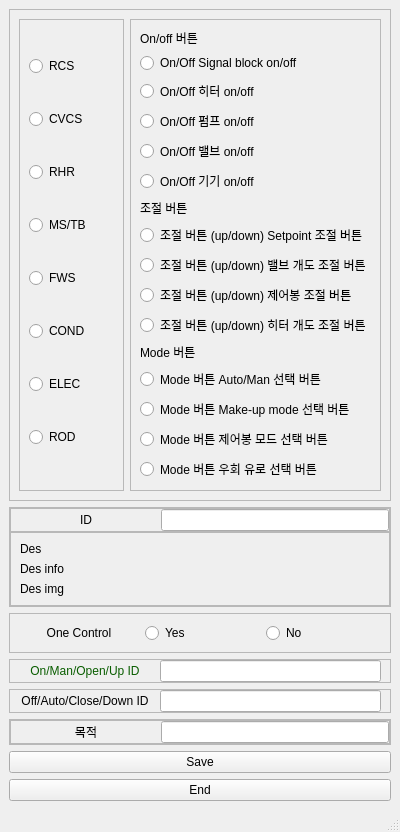
<?xml version="1.0" encoding="UTF-8"?>
<ui version="4.0">
 <class>MainWindow</class>
 <widget class="QMainWindow" name="MainWindow">
  <property name="geometry">
   <rect>
    <x>0</x>
    <y>0</y>
    <width>400</width>
    <height>777</height>
   </rect>
  </property>
  <property name="windowTitle">
   <string>MainWindow</string>
  </property>
  <widget class="QWidget" name="centralwidget">
   <layout class="QVBoxLayout" name="verticalLayout_3">
    <item>
     <widget class="QFrame" name="frame">
      <property name="frameShape">
       <enum>QFrame::StyledPanel</enum>
      </property>
      <property name="frameShadow">
       <enum>QFrame::Raised</enum>
      </property>
      <layout class="QHBoxLayout" name="horizontalLayout_5">
       <item>
        <widget class="QFrame" name="Sys">
         <property name="frameShape">
          <enum>QFrame::StyledPanel</enum>
         </property>
         <property name="frameShadow">
          <enum>QFrame::Raised</enum>
         </property>
         <layout class="QVBoxLayout" name="verticalLayout">
          <item>
           <widget class="QRadioButton" name="SysRCS">
            <property name="text">
             <string>RCS</string>
            </property>
           </widget>
          </item>
          <item>
           <widget class="QRadioButton" name="SysCVCS">
            <property name="text">
             <string>CVCS</string>
            </property>
           </widget>
          </item>
          <item>
           <widget class="QRadioButton" name="SysRHR">
            <property name="text">
             <string>RHR</string>
            </property>
           </widget>
          </item>
          <item>
           <widget class="QRadioButton" name="SysMSTB">
            <property name="text">
             <string>MS/TB</string>
            </property>
           </widget>
          </item>
          <item>
           <widget class="QRadioButton" name="SysFWS">
            <property name="text">
             <string>FWS</string>
            </property>
           </widget>
          </item>
          <item>
           <widget class="QRadioButton" name="SysCOND">
            <property name="text">
             <string>COND</string>
            </property>
           </widget>
          </item>
          <item>
           <widget class="QRadioButton" name="SysELEC">
            <property name="text">
             <string>ELEC</string>
            </property>
           </widget>
          </item>
          <item>
           <widget class="QRadioButton" name="SysROD">
            <property name="text">
             <string>ROD</string>
            </property>
           </widget>
          </item>
         </layout>
        </widget>
       </item>
       <item>
        <widget class="QFrame" name="Type_bu">
         <property name="frameShape">
          <enum>QFrame::StyledPanel</enum>
         </property>
         <property name="frameShadow">
          <enum>QFrame::Raised</enum>
         </property>
         <layout class="QVBoxLayout" name="verticalLayout_2">
          <item>
           <widget class="QLabel" name="Onoff_0">
            <property name="text">
             <string>On/off 버튼</string>
            </property>
           </widget>
          </item>
          <item>
           <widget class="QRadioButton" name="Onoff_1">
            <property name="text">
             <string>On/Off Signal block on/off</string>
            </property>
           </widget>
          </item>
          <item>
           <widget class="QRadioButton" name="Onoff_2">
            <property name="text">
             <string>On/Off 히터 on/off</string>
            </property>
           </widget>
          </item>
          <item>
           <widget class="QRadioButton" name="Onoff_3">
            <property name="text">
             <string>On/Off 펌프 on/off</string>
            </property>
           </widget>
          </item>
          <item>
           <widget class="QRadioButton" name="Onoff_4">
            <property name="text">
             <string>On/Off 밸브 on/off</string>
            </property>
           </widget>
          </item>
          <item>
           <widget class="QRadioButton" name="Onoff_5">
            <property name="text">
             <string>On/Off 기기 on/off</string>
            </property>
           </widget>
          </item>
          <item>
           <widget class="QLabel" name="Ran_0">
            <property name="text">
             <string>조절 버튼</string>
            </property>
           </widget>
          </item>
          <item>
           <widget class="QRadioButton" name="Ran_1">
            <property name="text">
             <string>조절 버튼 (up/down) Setpoint 조절 버튼</string>
            </property>
           </widget>
          </item>
          <item>
           <widget class="QRadioButton" name="Ran_2">
            <property name="text">
             <string>조절 버튼 (up/down) 밸브 개도 조절 버튼</string>
            </property>
           </widget>
          </item>
          <item>
           <widget class="QRadioButton" name="Ran_3">
            <property name="text">
             <string>조절 버튼 (up/down) 제어봉 조절 버튼</string>
            </property>
           </widget>
          </item>
          <item>
           <widget class="QRadioButton" name="Ran_4">
            <property name="text">
             <string>조절 버튼 (up/down) 히터 개도 조절 버튼</string>
            </property>
           </widget>
          </item>
          <item>
           <widget class="QLabel" name="Mode_0">
            <property name="text">
             <string>Mode 버튼</string>
            </property>
           </widget>
          </item>
          <item>
           <widget class="QRadioButton" name="Mode_1">
            <property name="text">
             <string>Mode 버튼 Auto/Man 선택 버튼</string>
            </property>
           </widget>
          </item>
          <item>
           <widget class="QRadioButton" name="Mode_2">
            <property name="text">
             <string>Mode 버튼 Make-up mode 선택 버튼</string>
            </property>
           </widget>
          </item>
          <item>
           <widget class="QRadioButton" name="Mode_3">
            <property name="text">
             <string>Mode 버튼 제어봉 모드 선택 버튼</string>
            </property>
           </widget>
          </item>
          <item>
           <widget class="QRadioButton" name="Mode_4">
            <property name="text">
             <string>Mode 버튼 우회 유로 선택 버튼</string>
            </property>
           </widget>
          </item>
         </layout>
        </widget>
       </item>
      </layout>
     </widget>
    </item>
    <item>
     <widget class="QFrame" name="ID_">
      <property name="frameShape">
       <enum>QFrame::StyledPanel</enum>
      </property>
      <property name="frameShadow">
       <enum>QFrame::Raised</enum>
      </property>
      <layout class="QVBoxLayout" name="verticalLayout_5">
       <property name="spacing">
        <number>0</number>
       </property>
       <property name="leftMargin">
        <number>0</number>
       </property>
       <property name="topMargin">
        <number>0</number>
       </property>
       <property name="rightMargin">
        <number>0</number>
       </property>
       <property name="bottomMargin">
        <number>0</number>
       </property>
       <item>
        <widget class="QFrame" name="frame_3">
         <property name="frameShape">
          <enum>QFrame::StyledPanel</enum>
         </property>
         <property name="frameShadow">
          <enum>QFrame::Raised</enum>
         </property>
         <layout class="QHBoxLayout" name="horizontalLayout">
          <property name="spacing">
           <number>0</number>
          </property>
          <property name="leftMargin">
           <number>0</number>
          </property>
          <property name="topMargin">
           <number>0</number>
          </property>
          <property name="rightMargin">
           <number>0</number>
          </property>
          <property name="bottomMargin">
           <number>0</number>
          </property>
          <item>
           <widget class="QLabel" name="label">
            <property name="minimumSize">
             <size>
              <width>150</width>
              <height>0</height>
             </size>
            </property>
            <property name="text">
             <string>ID</string>
            </property>
            <property name="alignment">
             <set>Qt::AlignCenter</set>
            </property>
           </widget>
          </item>
          <item>
           <widget class="QLineEdit" name="ID_input"/>
          </item>
         </layout>
        </widget>
       </item>
       <item>
        <widget class="QFrame" name="frame_2">
         <property name="frameShape">
          <enum>QFrame::StyledPanel</enum>
         </property>
         <property name="frameShadow">
          <enum>QFrame::Raised</enum>
         </property>
         <layout class="QVBoxLayout" name="verticalLayout_4">
          <item>
           <widget class="QLabel" name="label_5">
            <property name="minimumSize">
             <size>
              <width>120</width>
              <height>0</height>
             </size>
            </property>
            <property name="text">
             <string>Des</string>
            </property>
            <property name="alignment">
             <set>Qt::AlignLeading|Qt::AlignLeft|Qt::AlignVCenter</set>
            </property>
           </widget>
          </item>
          <item>
           <widget class="QLabel" name="Des_out">
            <property name="minimumSize">
             <size>
              <width>120</width>
              <height>0</height>
             </size>
            </property>
            <property name="text">
             <string>Des info</string>
            </property>
            <property name="alignment">
             <set>Qt::AlignLeading|Qt::AlignLeft|Qt::AlignVCenter</set>
            </property>
           </widget>
          </item>
          <item>
           <widget class="QLabel" name="Des_img">
            <property name="minimumSize">
             <size>
              <width>120</width>
              <height>0</height>
             </size>
            </property>
            <property name="text">
             <string>Des img</string>
            </property>
            <property name="alignment">
             <set>Qt::AlignLeading|Qt::AlignLeft|Qt::AlignVCenter</set>
            </property>
           </widget>
          </item>
         </layout>
        </widget>
       </item>
      </layout>
     </widget>
    </item>
    <item>
     <widget class="QFrame" name="ID_0">
      <property name="frameShape">
       <enum>QFrame::StyledPanel</enum>
      </property>
      <property name="frameShadow">
       <enum>QFrame::Raised</enum>
      </property>
      <layout class="QHBoxLayout" name="horizontalLayout_4">
       <item>
        <widget class="QLabel" name="label_4">
         <property name="minimumSize">
          <size>
           <width>120</width>
           <height>0</height>
          </size>
         </property>
         <property name="text">
          <string>One Control</string>
         </property>
         <property name="alignment">
          <set>Qt::AlignCenter</set>
         </property>
        </widget>
       </item>
       <item>
        <widget class="QRadioButton" name="ID_yes">
         <property name="text">
          <string>Yes</string>
         </property>
        </widget>
       </item>
       <item>
        <widget class="QRadioButton" name="ID_no">
         <property name="text">
          <string>No</string>
         </property>
        </widget>
       </item>
      </layout>
     </widget>
    </item>
    <item>
     <widget class="QFrame" name="ID_1">
      <property name="frameShape">
       <enum>QFrame::StyledPanel</enum>
      </property>
      <property name="frameShadow">
       <enum>QFrame::Raised</enum>
      </property>
      <layout class="QHBoxLayout" name="horizontalLayout_2">
       <property name="spacing">
        <number>0</number>
       </property>
       <property name="leftMargin">
        <number>0</number>
       </property>
       <property name="topMargin">
        <number>0</number>
       </property>
       <property name="bottomMargin">
        <number>0</number>
       </property>
       <item>
        <widget class="QLabel" name="label_2">
         <property name="minimumSize">
          <size>
           <width>150</width>
           <height>0</height>
          </size>
         </property>
         <property name="styleSheet">
          <string notr="true">color: rgb(9, 93, 0);</string>
         </property>
         <property name="text">
          <string>On/Man/Open/Up ID</string>
         </property>
         <property name="alignment">
          <set>Qt::AlignCenter</set>
         </property>
        </widget>
       </item>
       <item>
        <widget class="QLineEdit" name="ID_input_2"/>
       </item>
      </layout>
     </widget>
    </item>
    <item>
     <widget class="QFrame" name="ID_2">
      <property name="frameShape">
       <enum>QFrame::StyledPanel</enum>
      </property>
      <property name="frameShadow">
       <enum>QFrame::Raised</enum>
      </property>
      <layout class="QHBoxLayout" name="horizontalLayout_3">
       <property name="spacing">
        <number>0</number>
       </property>
       <property name="leftMargin">
        <number>0</number>
       </property>
       <property name="topMargin">
        <number>0</number>
       </property>
       <property name="bottomMargin">
        <number>0</number>
       </property>
       <item>
        <widget class="QLabel" name="label_3">
         <property name="minimumSize">
          <size>
           <width>150</width>
           <height>0</height>
          </size>
         </property>
         <property name="text">
          <string>Off/Auto/Close/Down ID</string>
         </property>
         <property name="alignment">
          <set>Qt::AlignCenter</set>
         </property>
        </widget>
       </item>
       <item>
        <widget class="QLineEdit" name="ID_input_3"/>
       </item>
      </layout>
     </widget>
    </item>
    <item>
     <widget class="QFrame" name="ID_3">
      <property name="frameShape">
       <enum>QFrame::StyledPanel</enum>
      </property>
      <property name="frameShadow">
       <enum>QFrame::Raised</enum>
      </property>
      <layout class="QVBoxLayout" name="verticalLayout_6">
       <property name="spacing">
        <number>0</number>
       </property>
       <property name="leftMargin">
        <number>0</number>
       </property>
       <property name="topMargin">
        <number>0</number>
       </property>
       <property name="rightMargin">
        <number>0</number>
       </property>
       <property name="bottomMargin">
        <number>0</number>
       </property>
       <item>
        <widget class="QFrame" name="frame_4">
         <property name="frameShape">
          <enum>QFrame::StyledPanel</enum>
         </property>
         <property name="frameShadow">
          <enum>QFrame::Raised</enum>
         </property>
         <layout class="QHBoxLayout" name="horizontalLayout_6">
          <property name="spacing">
           <number>0</number>
          </property>
          <property name="leftMargin">
           <number>0</number>
          </property>
          <property name="topMargin">
           <number>0</number>
          </property>
          <property name="rightMargin">
           <number>0</number>
          </property>
          <property name="bottomMargin">
           <number>0</number>
          </property>
          <item>
           <widget class="QLabel" name="label_6">
            <property name="minimumSize">
             <size>
              <width>150</width>
              <height>0</height>
             </size>
            </property>
            <property name="text">
             <string>목적</string>
            </property>
            <property name="alignment">
             <set>Qt::AlignCenter</set>
            </property>
           </widget>
          </item>
          <item>
           <widget class="QLineEdit" name="ID_input_4"/>
          </item>
         </layout>
        </widget>
       </item>
      </layout>
     </widget>
    </item>
    <item>
     <widget class="QPushButton" name="Saveby">
      <property name="text">
       <string>Save</string>
      </property>
     </widget>
    </item>
    <item>
     <widget class="QPushButton" name="End_bu">
      <property name="text">
       <string>End</string>
      </property>
     </widget>
    </item>
   </layout>
  </widget>
  <widget class="QMenuBar" name="menubar">
   <property name="geometry">
    <rect>
     <x>0</x>
     <y>0</y>
     <width>400</width>
     <height>21</height>
    </rect>
   </property>
  </widget>
  <widget class="QStatusBar" name="statusbar"/>
 </widget>
 <tabstops>
  <tabstop>SysRCS</tabstop>
  <tabstop>SysCVCS</tabstop>
  <tabstop>SysRHR</tabstop>
  <tabstop>SysMSTB</tabstop>
  <tabstop>SysFWS</tabstop>
  <tabstop>SysCOND</tabstop>
  <tabstop>SysELEC</tabstop>
  <tabstop>SysROD</tabstop>
  <tabstop>Onoff_1</tabstop>
  <tabstop>Onoff_2</tabstop>
  <tabstop>Onoff_3</tabstop>
  <tabstop>Onoff_4</tabstop>
  <tabstop>Ran_1</tabstop>
  <tabstop>Ran_2</tabstop>
  <tabstop>Ran_3</tabstop>
  <tabstop>Mode_1</tabstop>
  <tabstop>Mode_2</tabstop>
  <tabstop>Mode_3</tabstop>
  <tabstop>Mode_4</tabstop>
  <tabstop>ID_input</tabstop>
  <tabstop>ID_yes</tabstop>
  <tabstop>ID_no</tabstop>
  <tabstop>ID_input_2</tabstop>
  <tabstop>ID_input_3</tabstop>
 </tabstops>
 <resources/>
 <connections/>
</ui>
